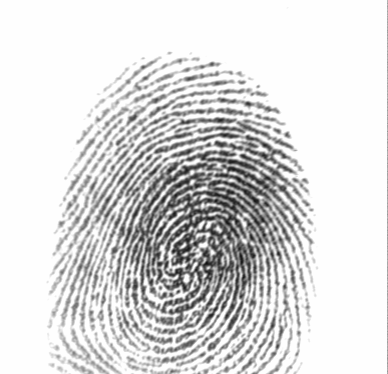
%> input picture MATLAB/sc_minutia/sc_minutia/108_2.tif, 388 x 374 px
$ octave --eval "result = extract_finger('108_2.tif');"   (GNU Octave 9; MATLAB toolbox functions it lacks are replaced by stand-ins)
%> lines starting %> are read from the running program, lines starting %| are printed output that depends on the picture
### MATLAB/sc_minutia/sc_minutia/fft_enhance_cubs.m
%--------------------------------------------------------------------------
%fft_enhance_cubs
%enhances the fingerprint image
%syntax:
%[oimg,fimg,bwimg,eimg,enhimg] =  fft_enhance_cubs(img, BLKSZ)
%oimg -  [OUT] block orientation image(can be viewed using
%        view_orientation_image.m)
%fimg  - [OUT] block frequency image(indicates ridge spacing)
%bwimg - [OUT] shows angular bandwidth image(filter bandwidth adapts near the
%        singular points)
%eimg  - [OUT] energy image. Indicates the 'ridgeness' of a block (can be
%        used for fingerprint segmentation)
%enhimg- [OUT] enhanced image
%img   - [IN]  input fingerprint image (HAS to be of DOUBLE type)
%Contact:
%   ssc5@eng.buffalo.edu
%   www.eng.buffalo.edu/~ssc5
%Reference:
%S. Chikkerur,C. Wu and Govindaraju, "A Systematic approach for
%feature extraction in fingerprint images",ICBA 2004
%--------------------------------------------------------------------------
function [cimg, oimg,fimg,bwimg,eimg,enhimg] =  fft_enhance_cubs(img, BLKSZ)
    global NFFT;

    if BLKSZ > 0
       NFFT        =   32;     %size of FFT
       OVRLP       =   2;      %size of overlap
       ALPHA       =   0.5;    %root filtering
       RMIN        =   4;%%3;      %min allowable ridge spacing
       RMAX        =   40;     %maximum allowable ridge spacing
       ESTRETCH    =   20;     %for contrast enhancement
       ETHRESH     =   19;      %threshold for the energy
    else
       NFFT        =   32;     %size of FFT
       BLKSZ       =   12;     %size of the block
       OVRLP       =   6;      %size of overlap
       ALPHA       =   0.5;    %root filtering
       RMIN        =   3;      %min allowable ridge spacing
       RMAX        =   18;     %maximum allowable ridge spacing
       ESTRETCH    =   20;     %for contrast enhancement
       ETHRESH     =   6;      %threshold for the energy
    end

    [nHt,nWt]   =   size(img);
    img         =   double(img);    %convert to DOUBLE
    nBlkHt      =   floor((nHt-2*OVRLP)/BLKSZ);
    nBlkWt      =   floor((nWt-2*OVRLP)/BLKSZ);
    fftSrc      =   zeros(nBlkHt*nBlkWt,NFFT*NFFT); %stores FFT
    nWndSz      =   BLKSZ+2*OVRLP; %size of analysis window.
    %-------------------------
    %allocate outputs
    %-------------------------
    oimg        =   zeros(nBlkHt,nBlkWt);
    fimg        =   zeros(nBlkHt,nBlkWt);
    bwimg       =   zeros(nBlkHt,nBlkWt);
    eimg        =   zeros(nBlkHt,nBlkWt);
    enhimg      =   zeros(nHt,nWt);

    %-------------------------
    %precomputations
    %-------------------------
    [x,y]       =   meshgrid(0:nWndSz-1,0:nWndSz-1);
    dMult       =   (-1).^(x+y); %used to center the FFT
    [x,y]       =   meshgrid(-NFFT/2:NFFT/2-1,-NFFT/2:NFFT/2-1);
    r           =   sqrt(x.^2+y.^2)+eps;
    th          =   atan2(y,x);
    th(th<0)    =   th(th<0)+pi;
    w           =   raised_cosine_window(BLKSZ,OVRLP); %spectral window

    %-------------------------
    %Load filters
    %-------------------------
    load angular_filters_pi_4;   %now angf_pi_4 has filter coefficients
    angf_pi_4 = angf;
    load angular_filters_pi_2;   %now angf_pi_2 has filter coefficients
    angf_pi_2 = angf;
    %-------------------------
    %Bandpass filter
    %-------------------------
    FLOW        =   NFFT/RMAX;
    FHIGH       =   NFFT/RMIN;

    dRLow       =   1./(1+(r/FHIGH).^4);    %low pass butterworth filter
    dRHigh      =   1./(1+(FLOW./r).^4);    %high pass butterworth filter
    dBPass      =   dRLow.*dRHigh;          %bandpass

    %-------------------------
    %FFT Analysis
    %-------------------------
    for i = 0:nBlkHt-1
        nRow = i*BLKSZ+OVRLP+1;
        for j = 0:nBlkWt-1

            nCol = j*BLKSZ+OVRLP+1;
            %extract local block
            blk     =   img(nRow-OVRLP:nRow+BLKSZ+OVRLP-1,nCol-OVRLP:nCol+BLKSZ+OVRLP-1);
            %remove dc
            dAvg    =   sum(sum(blk))/(nWndSz*nWndSz);
            blk     =   blk-dAvg;   %remove DC content
            blk     =   blk.*w;     %multiply by spectral window
            %--------------------------
            %do pre filtering
            %--------------------------
            blkfft  =   fft2(blk.*dMult,NFFT,NFFT);
            blkfft  =   blkfft.*dBPass;             %band pass filtering
            dEnergy =   abs(blkfft).^2;
            blkfft  =   blkfft.*sqrt(dEnergy);      %root filtering(for diffusion)
            fftSrc(nBlkWt*i+j+1,:) = transpose(blkfft(:));
            dEnergy =   abs(blkfft).^2;             %----REDUCE THIS COMPUTATION----
            %--------------------------
            %compute statistics
            %--------------------------

            dTotal          =   sum(sum(dEnergy))/(NFFT*NFFT);
            fimg(i+1,j+1)   =   NFFT/(compute_mean_frequency(dEnergy,r)+eps); %ridge separation
            oimg(i+1,j+1)   =   compute_mean_angle(dEnergy,th);         %ridge angle
            eimg(i+1,j+1)   =   log(dTotal+eps);                        %used for segmentation
        end;%for j
    end;%for i

    %-------------------------
    %precomputations
    %-------------------------
    [x,y]       =   meshgrid(-NFFT/2:NFFT/2-1,-NFFT/2:NFFT/2-1);
    dMult       =   (-1).^(x+y); %used to center the FFT

    %-------------------------
    %process the resulting maps
    %-------------------------
    for i = 1:3
        oimg = smoothen_orientation_image(oimg);            %smoothen orientation image
    end;
    fimg    =   smoothen_frequency_image(fimg,RMIN,RMAX,5); %diffuse frequency image
    cimg    =   compute_coherence(oimg);                    %coherence image for bandwidth
    bwimg   =   get_angular_bw_image(cimg);                 %QUANTIZED bandwidth image
    %-------------------------
    %FFT reconstruction
    %-------------------------
    for i = 0:nBlkHt-1
        for j = 0:nBlkWt-1
            nRow = i*BLKSZ+OVRLP+1;
            nCol = j*BLKSZ+OVRLP+1;
            %--------------------------
            %apply the filters
            %--------------------------
            blkfft  =   reshape(transpose(fftSrc(nBlkWt*i+j+1,:)),NFFT,NFFT);
            %--------------------------
            %reconstruction
            %--------------------------
            af      =   get_angular_filter(oimg(i+1,j+1),bwimg(i+1,j+1),angf_pi_4,angf_pi_2);
            blkfft  =   blkfft.*(af);
            blk     =   real(ifft2(blkfft).*dMult);
            enhimg(nRow:nRow+BLKSZ-1,nCol:nCol+BLKSZ-1)=blk(OVRLP+1:OVRLP+BLKSZ,OVRLP+1:OVRLP+BLKSZ);
        end;%for j
    end;%for i
    %end block processing
    %--------------------------
    %contrast enhancement
    %--------------------------
    enhimg =sqrt(abs(enhimg)).*sign(enhimg);
    mx     =max(max(enhimg));
    mn     =min(min(enhimg));
    enhimg =uint8((enhimg-mn)/(mx-mn)*254+1);

    %--------------------------
    %clean up the image
    %--------------------------
    emsk  = imresize(eimg,[nHt,nWt]);
    enhimg(emsk<ETHRESH) = 128;
%end function fft_enhance_cubs

%-----------------------------------
%raised_cosine
%returns 1D spectral window
%syntax:
%y = raised_cosine(nBlkSz,nOvrlp)
%y      - [OUT] 1D raised cosine function
%nBlkSz - [IN]  the window is constant here
%nOvrlp - [IN]  the window has transition here
%-----------------------------------
function y = raised_cosine(nBlkSz,nOvrlp)
    nWndSz  =   (nBlkSz+2*nOvrlp);
    x       =   abs(-nWndSz/2:nWndSz/2-1);
    y       =   0.5*(cos(pi*(x-nBlkSz/2)/nOvrlp)+1);
    y(abs(x)<nBlkSz/2)=1;
%end function raised_cosine

%-----------------------------------
%raised_cosine_window
%returns 2D spectral window
%syntax:
%w = raised_cosine_window(blksz,ovrlp)
%w      - [OUT] 1D raised cosine function
%nBlkSz - [IN]  the window is constant here
%nOvrlp - [IN]  the window has transition here
%-----------------------------------
function w = raised_cosine_window(blksz,ovrlp)
    y = raised_cosine(blksz,ovrlp);
    w = y(:)*y(:)';
%end function raised_cosine_window

%---------------------------------------------------------------------
%get_angular_filter
%generates an angular filter centered around 'th' and with bandwidth 'bw'
%the filters in angf_xx are precomputed using angular_filter_bank.m
%syntax:
%r = get_angular_filter(t0,bw)
%r - [OUT] angular filter of size NFFTxNFFT
%t0- mean angle (obtained from orientation image)
%bw- angular bandwidth(obtained from bandwidth image)
%angf_xx - precomputed filters (using angular_filter_bank.m)
%-----------------------------------------------------------------------
% [14 lines left out: function get_angular_filter, not called in this run]
%end function get_angular_filter


%-----------------------------------------------------------
%get_angular_bw_image
%the bandwidth allocation is currently based on heuristics
%(domain knowledge :)).
%syntax:
%bwimg = get_angular_bw_image(c)
%-----------------------------------------------------------
% [5 lines left out: function get_angular_bw_image, not called in this run]
%end function get_angular_bw


%-----------------------------------------------------------
%get_angular_bw_image
%the bandwidth allocation is currently based on heuristics
%(domain knowledge :)).
%syntax:
%bwimg = get_angular_bw_image(c)
%-----------------------------------------------------------
% [10 lines left out: function compute_mean_angle, not called in this run]
%end function compute_mean_angle

%-----------------------------------------------------------
%get_angular_bw_image
%the bandwidth allocation is currently based on heuristics
%(domain knowledge :)).
%syntax:
%bwimg = get_angular_bw_image(c)
%-----------------------------------------------------------
% [5 lines left out: function compute_mean_frequency, not called in this run]
%end function compute_mean_angle

### MATLAB/sc_minutia/sc_minutia/extract_finger.m
%    Author: Joshua Abraham
%    Email: algorithm007@hotmail.com
%    Description:
%
%    Copyright (C) 2010  Joshua Abraham
%
%


function [ret] = extract_finger(filename)
%> called with filename = '108_2.tif'


blk_sz_c = 24;
blk_sz_o = 24;
img = imread(filename);
%> img is the input picture: size 374x388 uint8; min 15, max 254, mean 218.8

% convert to gray scale
if ndims(img) == 3         % colour image
    img = rgb2gray(img);
end

yt=1;
yb=size(img,2);
xr=size(img,1);
xl=1;

YA=0;
YB=0;
XA=0;
XB=0;

delta_test=0;
% [31 lines of commented-out code are left out]
enhimg = img;

[cimg1, o1,fimg,bwimg,eimg,enhimg] =  fft_enhance_cubs(enhimg,blk_sz_o/4);
%> after the loop in fft_enhance_cubs, `for i = 0:nBlkHt-1`:
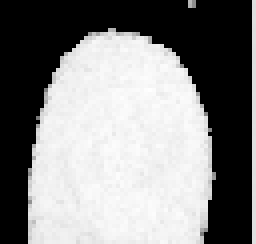
%> eimg: size 61x64 double (shown 4 times larger); min -36.04, max 28.37, mean -2.4; drawn with min black and max white
%> after the loop in fft_enhance_cubs, `for i = 0:nBlkHt-1`:
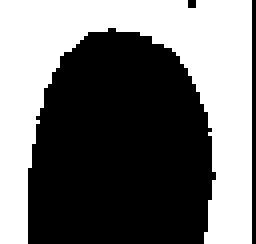
%> fimg: size 61x64 double (shown 4 times larger); min 5.56, max 1.44e+17, mean 6.41e+16; drawn with min black and max white
%> (the rest of the program and of its run is left out)
